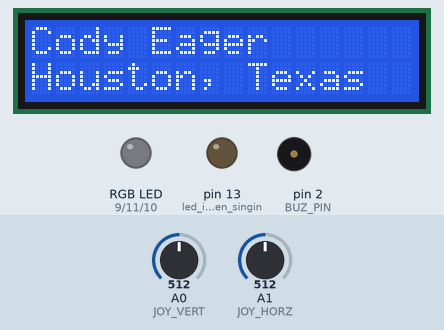
Simulated run of this sketch. Board: Arduino Uno, built with avr-gcc and run on an emulated ATmega328P. Shown: 16×2 character LCD, an RGB LED mixed from three pins (HIGH = lit), output pins drawn as LEDs (lit = HIGH), buzzer (waves = sounding). The test bench sets the inputs (shaded band); at power-on: A0 (JOY_VERT) = 512, A1 (JOY_HORZ) = 512. Random numbers use the default seed unless the sketch sets one; pins used as bus, display or sensor lines are not drawn; what the sketch prints to the serial monitor is not drawn.

Above: at 0.1 s.
At 2.1 s:
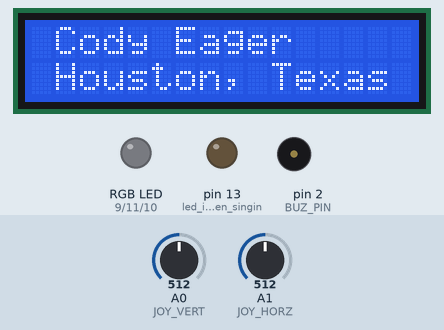
At 2.5 s:
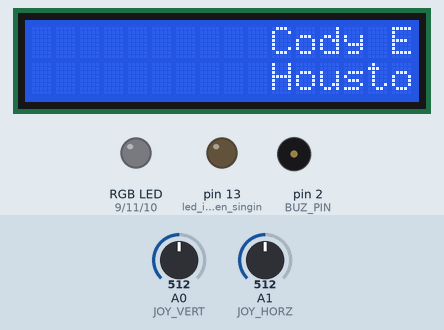
At 22.9 s:
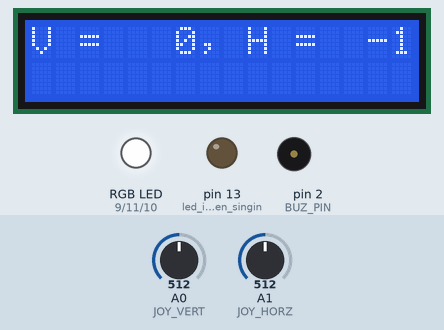
Timing chart, 0 to 24.4 s (numbered marks = the images above):
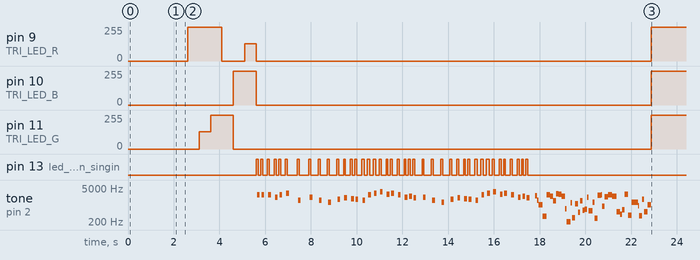

Measured:
- by itself, pin 9 (TRI_LED_R): 255/255 → 0/255 at 4.1 s, → 128/255 1.0 s later, → 0/255 0.50 s later, → 252/255 17.3 s later
- by itself, pin 10 (TRI_LED_B): 255/255 → 0/255 at 5.6 s, → 252/255 17.3 s later
- by itself, pin 11 (TRI_LED_G): 128/255 → 255/255 at 3.6 s, → 0/255 1.0 s later, → 252/255 18.3 s later

The sketch:

CWE_HW1.ino
```cpp
//*************************************************************************************
//**
//**  PROGRAM:  CWE_HW1
//**  AUTHOR:   Cody Eager, 1/c
//**
//**  MODULE:   CWE_HW1.ino
//**  DATE:     10 September 2014
//**
//**  DESCRIPTION:  HW1 is a programming exercise that explores ARDUINO setup and loop
//**                functionality by using a piezo buzzer, LCD screen, and tri colored
//**                LED.
//**
//*************************************************************************************

/*
    NOTE:  Many instances of this code was borrowed from the Lab 1 exercise.  These code
 pieces were written by LT Dahlen (USCGA Dept. of Electrical Engineering).  Please
 notice that the following comment shows code pieces that were fundamentally written
 by Mr. Dahlen, or borrowed similar practices:

 //@LT Dahlen: (explanation)

 */

#include <USART.h>
#include <SPI.h>
#include <line_parser.h>


// AVR GCC libraries for more information see:
//      http://www.nongnu.org/avr-libc/user-manual/modules.html
//      https://www.gnu.org/software/libc/manual/

#include <avr/io.h>
#include <avr/interrupt.h>
#include <stdint.h>
#include <string.h>
#include <ctype.h>

// Arduino libraries: see http://arduino.cc/en/Reference/Libraries

#include <LiquidCrystal.h>

// Project specific includes

#include "USART.h"
#include "line_parser.h"
#include "configuration.h"
#include "play_mario.h"
//#include "play_mario.cpp"

// Global variables

char line[BUF_LEN];

LiquidCrystal lcd (LCD_RS,  LCD_E, LCD_D4,  LCD_D5, LCD_D6, LCD_D7);   // Yes, this is a variable!

void setup(){

  //@LT Dahlen: the following lines are used to set up output pins, configure out LCD display, and begin HW1 task list.

  //output pins to activate pieze and LED
  pinMode(2, OUTPUT);//buzzer
  pinMode(13, OUTPUT);//led indicator when singing a note

  USART_init(F_CLK, BAUD_RATE);                   // The USART code must be placed in your Arduino sketchbook
  USART_set_terminator(LINE_TERMINATOR);

  sprintf(line, "Welcome to mechatronics!\n");
  USART_puts(line);

  //@LT Dahlen: LCD definition used in Lab1 carried over to HW1
  lcd.begin(16, 2);                               // Define LCD as a 2-line by 16 char device
  lcd.setCursor(0, 0);                            // Point to the LCD line 1 upper right character position

  //Print & hold information for TASK 1
  lcd.print("Cody Eager");     //My name
  lcd.setCursor(0, 1);         // Point to LCD line 2 left character position
  lcd.print("Houston, Texas"); //My hometown
  delay(2000);                 //Stay for 2 seconds

  //Scroll and clear information for TASK 2
  for (int i = 0; i < 15; i++)
  {
    lcd.scrollDisplayRight(); //scroll name to the right and off screen
    delay(34);               //name scroll should take .5s to clear
  }
  lcd.clear(); //clear LCD screen

  //Run LED through rainbow for TASK 3
  analogWrite(TRI_LED_R, 255);
  delay(500);
  analogWrite(TRI_LED_G, 128);
  delay(500);
  analogWrite(TRI_LED_G, 255);
  delay(500);
  analogWrite(TRI_LED_R, 0);
  delay(500);
  analogWrite(TRI_LED_G, 0);
  analogWrite(TRI_LED_B, 255);
  delay(500);
  analogWrite(TRI_LED_R, 128);
  delay(500);
  analogWrite(TRI_LED_R, 0);
  analogWrite(TRI_LED_B, 0);

  //Play super mario theme song for TASK 4
  play_mario(); //play super mario theme song

  //Impersonate R2D2 for TASK 5
  int totDur = 0; //impersinate R2D2 for five seconds (5,000 ms)
  while (totDur < 5000) {
    long ranTone = random(100, 3000);
    long ranDur = random(50, 200);
    tone(BUZ_PIN, ranTone); //play random R2D2 noise
    delay(ranDur);
    totDur += ranDur;
  }
  noTone(BUZ_PIN);

}

/*********************************************************************************
 *  ______  ____   _____   ______  _____  _____    ____   _    _  _   _  _____
 * |  ____|/ __ \ |  __ \ |  ____|/ ____||  __ \  / __ \ | |  | || \ | ||  __ \
 * | |__  | |  | || |__) || |__  | |  __ | |__) || |  | || |  | ||  \| || |  | |
 * |  __| | |  | ||  _  / |  __| | | |_ ||  _  / | |  | || |  | || . ` || |  | |
 * | |    | |__| || | \ \ | |____| |__| || | \ \ | |__| || |__| || |\  || |__| |
 * |_|     \____/ |_|  \_\|______|\_____||_|  \_\ \____/  \____/ |_| \_||_____/
 *
 ********************************************************************************/

ISR(USART_RX_vect){

  /**
   * @note This Interrupt Service Routine is called when a new character is received by the USART.
   * Idealy it would have been placed in the USART.cpp file but there is a error "multiple definition
   * of vector_18".  Apparently Arduino detects when an ISR is in the main sketch.  If you place it
   * somewhere else it is missed and replaced with the Arduino handler.  This is the source of the
   * multiple definitions error -  * see discussion @ http://forum.arduino.cc/index.php?topic=42153.0
   */
  USART_handle_ISR();
}


/*********************************************************************************
 *  ____            _____  _  __ _____  _____    ____   _    _  _   _  _____
 * |  _ \    /\    / ____|| |/ // ____||  __ \  / __ \ | |  | || \ | ||  __ \
 * | |_) |  /  \  | |     | ' /| |  __ | |__) || |  | || |  | ||  \| || |  | |
 * |  _ <  / /\ \ | |     |  < | | |_ ||  _  / | |  | || |  | || . ` || |  | |
 * | |_) |/ ____ \| |____ | . \| |__| || | \ \ | |__| || |__| || |\  || |__| |
 * |____//_/    \_\\_____||_|\_\\_____||_|  \_\ \____/  \____/ |_| \_||_____/
 *
 ********************************************************************************/

/*
  Program:  CWE_HW1
 Author:   Cody Eager, 1/c

 Module:   loop()
 Date:     09 September 2014

 Description:  loop() displays normalized values received by user inputs to the joystick and changes the color of an
 LED as the joystick is moved.
 */

void loop(){

  //@LT DAHLEN: the following definitinos and use of statics were borrowed from Lab 1 exercise

  int joy_vert, joy_horz;

  static uint32_t next_LCD_update_time = 0;

  uint32_t current_time;

  // Display the joystick values on the LCD
  current_time = millis();
  if(current_time >= next_LCD_update_time){
    next_LCD_update_time = current_time + 200;

    //Normalize values IAW TASK 6
    //NOTE: JOY_HORZ pin switched with JOY_VERT pin for easier user application
    joy_vert = analogRead(JOY_HORZ)/5.12;
    joy_horz = analogRead(JOY_VERT)/5.12;

    joy_vert = round(joy_vert)-100;
    joy_horz = -round(joy_horz)+99;

    snprintf(line, 17, "V =%4d, H =%4d", joy_vert, joy_horz);
    lcd.setCursor(0, 0);
    lcd.print(line);

    //Normalize LED colors to joy stick inputs for TASK 7
    if (joy_vert > 0) {
      analogWrite(TRI_LED_B, 0);
      analogWrite(TRI_LED_G, 0);
      analogWrite(TRI_LED_R, joy_vert*2.55);
    }
    else if (joy_vert < 0 ) {
      analogWrite(TRI_LED_B, -joy_vert*2.55);
      analogWrite(TRI_LED_R, 0);
      analogWrite(TRI_LED_G, 0);
    }
    else if (joy_horz > 0) {
      analogWrite(TRI_LED_G, joy_horz*2.55);
      analogWrite(TRI_LED_B, 0);
      analogWrite(TRI_LED_R, 0);
    }
    else if (joy_horz < 0) {
      analogWrite(TRI_LED_G, (joy_horz*2.55)+255);
      analogWrite(TRI_LED_R, (joy_horz*2.55)+255);
      analogWrite(TRI_LED_B, (joy_horz*2.55)+255);
    }
    else {
      analogWrite(TRI_LED_G, 255);
      analogWrite(TRI_LED_R, 255);
      analogWrite(TRI_LED_B, 255);
    }
  }
}
```

play_mario.cpp
```cpp
//*************************************************************************************
//**
//**  PROGRAM:  CWE_HW1
//**  AUTHOR:   Cody Eager, 1/c
//**
//**  MODULE:   play_mario.cpp
//**  DATE:     12 September 2014
//**
//**  DESCRIPTION:  HW1 is a programming exercise that explores ARDUINO setup and loop
//**                functionality by using a piezo buzzer, LCD screen, and tri colored
//**                LED.
//**
//*************************************************************************************

// Project specific includes

#include "Arduino.h"
#include "configuration.h"
#include "play_mario.h"

//Super Mario Bro's Theme Song Function
//Program:  HW1
//Author:   PRINCE
//Citation: http://www.princetronics.com/supermariothemesong/
//
//Editor:   Cody Eager, 1/c
//Module:   play_mario()
//Date:     09 September 2014
int melody[] = {
  NOTE_E7, NOTE_E7, 0, NOTE_E7,
  0, NOTE_C7, NOTE_E7, 0,
  NOTE_G7, 0, 0,  0,
  NOTE_G6, 0, 0, 0,

  NOTE_C7, 0, 0, NOTE_G6,
  0, 0, NOTE_E6, 0,
  0, NOTE_A6, 0, NOTE_B6,
  0, NOTE_AS6, NOTE_A6, 0,

  NOTE_G6, NOTE_E7, NOTE_G7,
  NOTE_A7, 0, NOTE_F7, NOTE_G7,
  0, NOTE_E7, 0, NOTE_C7,
  NOTE_D7, NOTE_B6, 0, 0,

  NOTE_C7, 0, 0, NOTE_G6,
  0, 0, NOTE_E6, 0,
  0, NOTE_A6, 0, NOTE_B6,
  0, NOTE_AS6, NOTE_A6, 0,

  NOTE_G6, NOTE_E7, NOTE_G7,
  NOTE_A7, 0, NOTE_F7, NOTE_G7,
  0, NOTE_E7, 0, NOTE_C7,
  NOTE_D7, NOTE_B6, 0, 0
};
//Mario main them tempo
int tempo[] = {
  12, 12, 12, 12,
  12, 12, 12, 12,
  12, 12, 12, 12,
  12, 12, 12, 12,

  12, 12, 12, 12,
  12, 12, 12, 12,
  12, 12, 12, 12,
  12, 12, 12, 12,

  9, 9, 9,
  12, 12, 12, 12,
  12, 12, 12, 12,
  12, 12, 12, 12,

  12, 12, 12, 12,
  12, 12, 12, 12,
  12, 12, 12, 12,
  12, 12, 12, 12,

  9, 9, 9,
  12, 12, 12, 12,
  12, 12, 12, 12,
  12, 12, 12, 12,
};

void play_mario() {
  {
    for (int thisNote = 0; thisNote < 78; thisNote++) {
      // to calculate the note duration, take one second
      // divided by the note type.
      //e.g. quarter note = 1000 / 4, eighth note = 1000/8, etc.
      int noteDuration = 1000 / tempo[thisNote];
      buzz(BUZ_PIN, melody[thisNote], noteDuration);
      // to distinguish the notes, set a minimum time between them.
      // the note's duration + 30% seems to work well:
      int pauseBetweenNotes = noteDuration * 1.30;
      delay(pauseBetweenNotes);
      // stop the tone playing:
      buzz(BUZ_PIN, 0, noteDuration);
    }
  }
}

void buzz(int targetPin, long frequency, long length) {
  digitalWrite(13, HIGH);
  long delayValue = 1000000 / frequency / 2; // calculate the delay value between transitions
  //// 1 second's worth of microseconds, divided by the frequency, then split in half since
  //// there are two phases to each cycle
  long numCycles = frequency * length / 1000; // calculate the number of cycles for proper timing
  //// multiply frequency, which is really cycles per second, by the number of seconds to
  //// get the total number of cycles to produce
  for (long i = 0; i < numCycles; i++) { // for the calculated length of time...
    digitalWrite(targetPin, HIGH); // write the buzzer pin high to push out the diaphram
    delayMicroseconds(delayValue); // wait for the calculated delay value
    digitalWrite(targetPin, LOW); // write the buzzer pin low to pull back the diaphram
    delayMicroseconds(delayValue); // wait again or the calculated delay value
  }
  digitalWrite(13, LOW);
}
```

play_mario.h
```cpp
//*************************************************************************************
//**
//**  PROGRAM:  CWE_HW1
//**  AUTHOR:   Cody Eager, 1/c
//**
//**  MODULE:   play_mario.h
//**  DATE:     10 September 2014
//**
//**  DESCRIPTION:  HW1 is a programming exercise that explores ARDUINO setup and loop
//**                functionality by using a piezo buzzer, LCD screen, and tri colored
//**                LED.
//**
//*************************************************************************************

#ifndef play_mario_h
  #define play_mario_h

    #define NOTE_B0  31
    #define NOTE_C1  33
    #define NOTE_CS1 35
    #define NOTE_D1  37
    #define NOTE_DS1 39
    #define NOTE_E1  41
    #define NOTE_F1  44
    #define NOTE_FS1 46
    #define NOTE_G1  49
    #define NOTE_GS1 52
    #define NOTE_A1  55
    #define NOTE_AS1 58
    #define NOTE_B1  62
    #define NOTE_C2  65
    #define NOTE_CS2 69
    #define NOTE_D2  73
    #define NOTE_DS2 78
    #define NOTE_E2  82
    #define NOTE_F2  87
    #define NOTE_FS2 93
    #define NOTE_G2  98
    #define NOTE_GS2 104
    #define NOTE_A2  110
    #define NOTE_AS2 117
    #define NOTE_B2  123
    #define NOTE_C3  131
    #define NOTE_CS3 139
    #define NOTE_D3  147
    #define NOTE_DS3 156
    #define NOTE_E3  165
    #define NOTE_F3  175
    #define NOTE_FS3 185
    #define NOTE_G3  196
    #define NOTE_GS3 208
    #define NOTE_A3  220
    #define NOTE_AS3 233
    #define NOTE_B3  247
    #define NOTE_C4  262
    #define NOTE_CS4 277
    #define NOTE_D4  294
    #define NOTE_DS4 311
    #define NOTE_E4  330
    #define NOTE_F4  349
    #define NOTE_FS4 370
    #define NOTE_G4  392
    #define NOTE_GS4 415
    #define NOTE_A4  440
    #define NOTE_AS4 466
    #define NOTE_B4  494
    #define NOTE_C5  523
    #define NOTE_CS5 554
    #define NOTE_D5  587
    #define NOTE_DS5 622
    #define NOTE_E5  659
    #define NOTE_F5  698
    #define NOTE_FS5 740
    #define NOTE_G5  784
    #define NOTE_GS5 831
    #define NOTE_A5  880
    #define NOTE_AS5 932
    #define NOTE_B5  988
    #define NOTE_C6  1047
    #define NOTE_CS6 1109
    #define NOTE_D6  1175
    #define NOTE_DS6 1245
    #define NOTE_E6  1319
    #define NOTE_F6  1397
    #define NOTE_FS6 1480
    #define NOTE_G6  1568
    #define NOTE_GS6 1661
    #define NOTE_A6  1760
    #define NOTE_AS6 1865
    #define NOTE_B6  1976
    #define NOTE_C7  2093
    #define NOTE_CS7 2217
    #define NOTE_D7  2349
    #define NOTE_DS7 2489
    #define NOTE_E7  2637
    #define NOTE_F7  2794
    #define NOTE_FS7 2960
    #define NOTE_G7  3136
    #define NOTE_GS7 3322
    #define NOTE_A7  3520
    #define NOTE_AS7 3729
    #define NOTE_B7  3951
    #define NOTE_C8  4186
    #define NOTE_CS8 4435
    #define NOTE_D8  4699
    #define NOTE_DS8 4978

    //Super Mario Bro's Theme Song Function
    //Program:  HW1
    //Author:   PRINCE
    //Citation: http://www.princetronics.com/supermariothemesong/
    //
    //Editor:   Cody Eager, 1/c
    //Module:   play_mario()
    //Date:     09 September 2014
    void play_mario(void);

    void buzz(int, long, long);

#endif
```

configuration.h
```cpp
//*************************************************************************************
  //**
  //**  PROGRAM:  CWE_HW1
  //**  AUTHOR:   LT Dahlen
  //**
  //**  MODULE:   configuration.h
  //**  DATE:     10 September 2014
  //**
  //**  DESCRIPTION:  HW1 is a programming exercise that explores ARDUINO setup and loop
  //**                functionality by using a piezo buzzer, LCD screen, and tri colored
  //**                LED.
  //**
  //*************************************************************************************

  /*
    NOTE:  Many instances of this code was borrowed from the Lab 1 exercise.  These code
    pieces were written by LT Dahlen (USCGA Dept. of Electrical Engineering).  Please
    notice that the following comment shows code pieces that were fundamentally written
    by Mr. Dahlen, or borrowed similar practices:

        //@LT Dahlen: (explanation)

  */

//@LT Dahlen:  This header file was borrowed for use in HW1 from the Lab 1 exercise.

#ifndef configuration_H
    #define configuration_H

    #define F_CLK 16000000UL
    #define BAUD_RATE 9600L

    #define LINE_TERMINATOR 0x0A    // ASCII Line Feed

    #define BUF_LEN 100

    #define MAX_FIELDS 20           // must be less than 127

    // Configure Liquid Crystal Display

        #define LCD_RS 8
        #define LCD_E 7
        #define LCD_D4 5            // It would have been nice to use the pro-mini A6 and A7 pins
        #define LCD_D5 4            // with the LCD unfortunately, these are I/O are designed for
        #define LCD_D6 A4           // analog input only.
        #define LCD_D7 A5

    // Tri_LED

        #define TRI_LED_R 9
        #define TRI_LED_B 10
        #define TRI_LED_G 11

    #define LED_PIN 13
    #define BUZ_PIN 2

    #define JOY_PUSH_PIN 12
    #define JOY_VERT A0
    #define JOY_HORZ A1
    #define JOY_PRES 0x00

#endif
```
